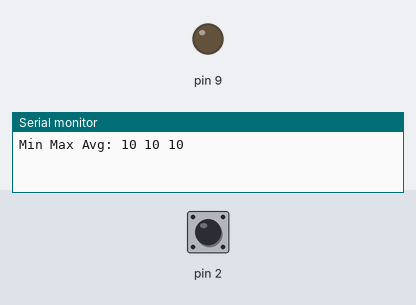
This sketch was run on a simulated Arduino Uno, built with avr-gcc and run on an emulated ATmega328P. Parts: output pins drawn as LEDs (lit = HIGH), the last lines printed to the serial monitor. Dashed ring = blinking. The inputs (shaded band) are chosen by the test bench; at power-on: pin 2 HIGH.

Above: at 4.3 s.
4.4 s: pin 2 pulled LOW for 0.15 s
At 5.1 s:
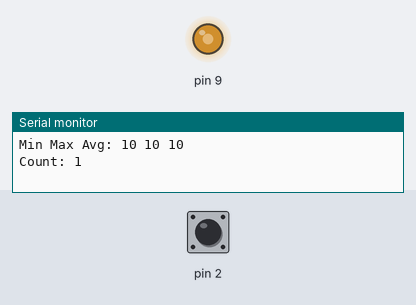
6.0 s: pin 2 pulled LOW for 1 s
At 7.01 s:
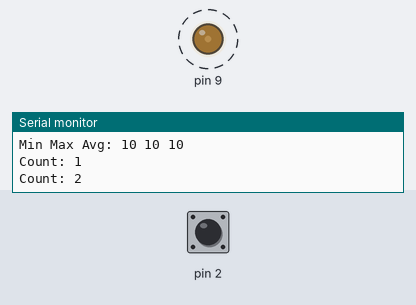
9.0 s: pin 2 pulled LOW for 3.2 s
At 9.5 s:
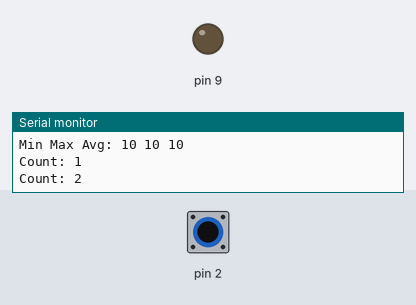
Timing chart, 0 to 12.0 s (numbered marks = the images above; inputs shaded):
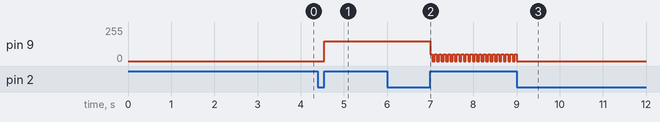

The sketch:

A5.ino
```cpp
// example capacitive sensor code from lecture and https://playground.arduino.cc/Main/CapacitiveSensor/

// average metric for calibrating capacitive touch
int avg = 0;
// counts to keep track of number of touches
int count = 0;
int ref = 0;
// test whether to exit loop if sensor is activated
long test = 0;

//capacitive sensing library
#include <CapacitiveSensor.h>

CapacitiveSensor   cs_4_2 = CapacitiveSensor(4,2);        // 1 megaohm resistor between pins 4 & 2, pin 2 is sensor pin

void setup() {
   cs_4_2.set_CS_AutocaL_Millis(0xFFFFFFFF);     // turn off autocalibrate on channel 1 - just as an example
   // start serial monitor
   Serial.begin(9600);

   // set up transistor pin for output
   pinMode(9, OUTPUT);

   //set-up min max and average to calibrate the sensor
   int min = 100;
   int max = 0;
   // for loop to record min-max in calibration period
   for (int i = 0; i < 200; i++){
      // get sensor reading
      long total1 =  cs_4_2.capacitiveSensor(30);
      if (total1 > max){
        max = total1;
      }
      if (total1 < min){
        min = total1;
      }
      delay(10);
   }
   // get average of min/max as metric for touch on/off
   avg = (min + max)/2;
   //print out min, max, avg to serial monitor
   Serial.print("Min Max Avg: ");
   Serial.print(min);
   Serial.print(" ");
   Serial.print(max);
   Serial.print(" ");
   Serial.println(avg);
   delay(500);
}

void loop()
{
    // get capacitive sensor reading
    long total1 =  cs_4_2.capacitiveSensor(30);

    // while loop to tell when reading is higher than calibrated average (i.e. touch is on)
    while (total1 > avg){
      // count + 1 for each touch
      count = ref + 1;
      // recalculate to tell when touch deactivates
      total1 =  cs_4_2.capacitiveSensor(30);
    }

    // update ref if count changed
    if (ref != count){
      ref = count;
      //print count to monitor
      Serial.print("Count: ");
      Serial.println(count);
    }

    // light pattern - off on blink fade


    if (count%4 == 1){
      // at part 2 of the pattern, light is on (150/255)
      analogWrite(9, 150);
    }

    else if (count%4 == 2){
      // at part 3 of the pattern, light is blinking (50/255)
      analogWrite(9, 50);
      // .05 sec delay between on/off
      delay(50);
      digitalWrite(9, LOW);
      delay(50);
    }

    else if (count%4 == 3){
      // at part 4 of the pattern, light is fading
      // for loop to fade up
      for (int i = 0; i <= 150; i++){
        // test if sensor is touched to exit the fade loop
        test =  cs_4_2.capacitiveSensor(30);
        // if not touched
        if (test < avg and count == ref){
          // analogWrite up to 150
          analogWrite(9, i);
          //.005 sec delay
          delay(5);
        }
        // update count if sensor touched during loop
        else{
          count = ref + 1;
        }
      }
      // for loop to fade down
      for (int i = 150; i >= 0; i--){
        // test if sensor is touched to exit the fade loop
        test =  cs_4_2.capacitiveSensor(30);
        // if not touched
        if (test < avg and count == ref){
          // analogWrite up to 150
          analogWrite(9, i);
          //.005 sec delay
          delay(5);
        }
        // update count if sensor touched during loop
        else{
          count = ref + 1;
        }
      }
    }

    else{
      // part 1, light off
      digitalWrite(9, LOW);
    }
}
```

Measured:
- after the input at 4.4 s, pin 9: 0/255 → 150/255 after 0.15 s
- after the input at 6.0 s, pin 9: alternates 50/255 for 0.05 s and 0/255 for 0.05 s, starting after 1.0 s
- after the input at 9.0 s, pin 9: goes on until 9.0 s, then stays 0/255
